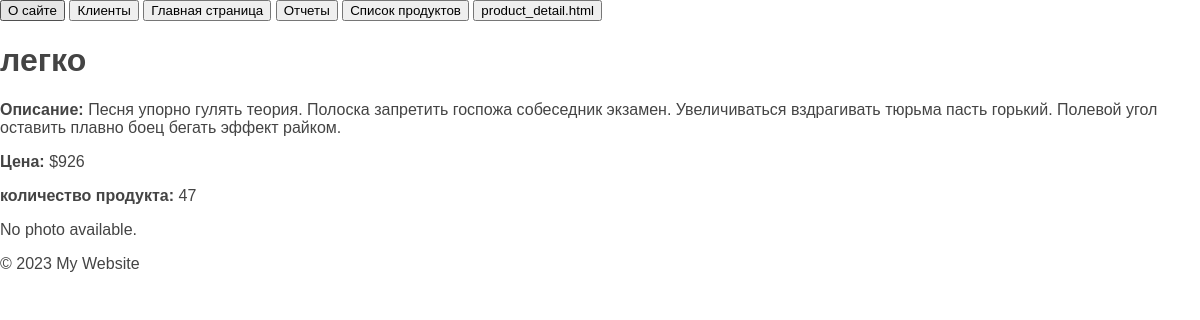
Screenshot of /3/ with the database file from the repository.
### Homework2app/models.py (models this page shows, shortened)
class Products(models.Model):
    product_name = models.CharField(max_length=150)
    product_description = models.TextField(blank=True)
    product_price = models.IntegerField()
    product_quantity = models.IntegerField()
    product_add_date = models.DateTimeField(auto_now=True)
    product_photo = models.ImageField(upload_to='photos/%y/%m%d/')

### Homework2app/views.py (the view)
# urls.py: path('<int:pk>/', product_detail, name='product_detail'),
def product_detail(request, pk):
    product = get_object_or_404(Products, pk=pk)
    return render(request, 'product_detail.html', {'product': product})

### Homework2app/templates/product_detail.html
{% extends 'Homework2/base.html' %}
{% block content %}
    <h1>{{ product.product_name }}</h1>
    <p><strong>Описание:</strong> {{ product.product_description }}</p>
    <p><strong>Цена:</strong> ${{ product.product_price }}</p>
    <p><strong>количество продукта:</strong> {{ product.product_quantity }}</p>
    {% if product.product_photo %}
        <img src="{{ product.product_photo.url }}" alt="{{ product.product_name }}">
    {% else %}
        <p>No photo available.</p>
    {% endif %}
{% endblock %}

### Homework2app/static/Homework2app/css/styles.css (style rules this page uses)
html, body { font-family: 'Arial'; margin: 0; padding: 0; height: 100%; width: 100%; color: #444; }

### rows the page displays
Products: product_name "легко", product_description "Песня упорно гулять теория. Полоска запретить госпожа собеседник экзамен. Увеличиваться вздрагивать тюрьма пасть горький. Полевой угол оставить плавно боец бегать эффект райком.", product_price "926", product_quantity "47"
